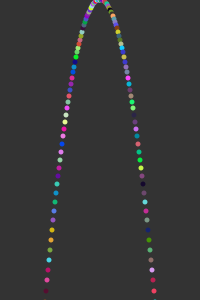
Frame 1 (no input)
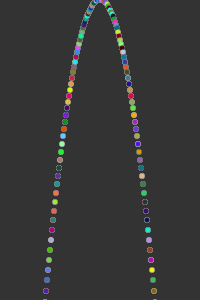
Frame 60 (the mouse pressed at the canvas centre just before this capture)
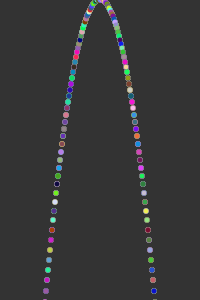
Frame 120 (the mouse held since frame 60 and released just before this capture)

The Processing sketch that drew these frames (run headless with seeded random() and noise(); from frame 60 on, the mouse is pressed at the canvas centre):

// Processing sketch: processing_136264
// ── processing_136264.pde

float x=0; float y=0; int valor = 100;
void setup()
{
  noStroke();
  size(200, 300);
  background(51);
}
void draw(){
   
  
  funcionCuadratica();
}
void funcionCuadratica(){
  for(int x =-valor; x < valor; x++){
   
    y=(x*x)/10;
   
  fill(random(255),random(255),random(255));
  ellipse(x+100, y, 5, 5);
  }
}
